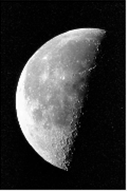
%> input picture Lab3/Part2-Image_Sharpening/Moon.tif, 127 x 191 px
$ octave Image_Sharpening.m   (GNU Octave 9; MATLAB toolbox functions it lacks are replaced by stand-ins)
%> lines starting %> are read from the running program, lines starting %| are printed output that depends on the picture
Im = imread("Moon.tif");
%> Im is the input picture: size 191x127x3 uint8; min 0, max 255, mean 57.6
Inoi = imnoise(Im,'gaussian',0.01);
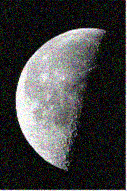
%> Inoi: size 191x127x3 uint8; mean R, G, B 64.4, 64.2, 64.5
Fblur = fspecial('average', 5);
Iblur = imfilter(Inoi,Fblur);
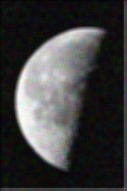
%> Iblur: size 191x127x3 uint8; mean R, G, B 62.9, 62.7, 63

SharpIm = (Im - Iblur) + Im;
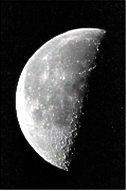
%> SharpIm: size 191x127x3 uint8; mean R, G, B 59.2, 59.2, 59.1

subplot(1,2, 1), imshow(Im);
title("Original Image");
subplot(1,2, 2), imshow(SharpIm);
title("Sharpened Image");
